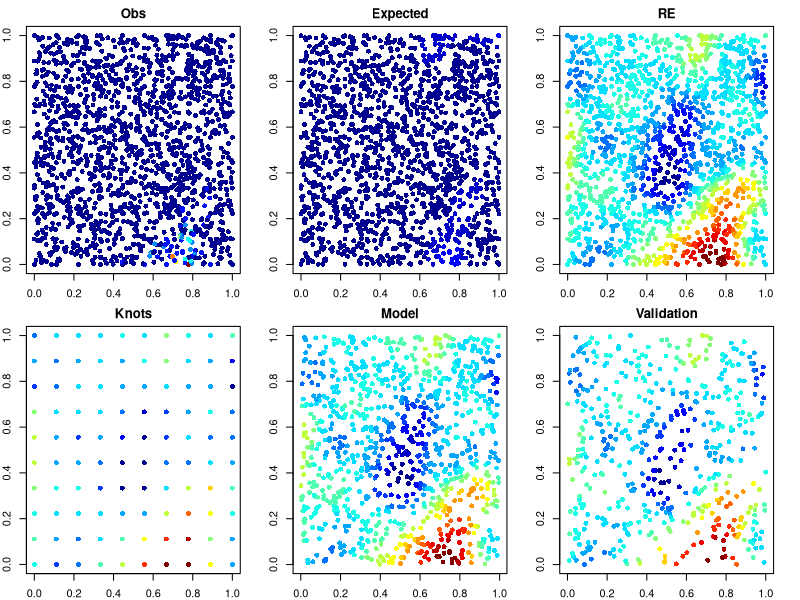
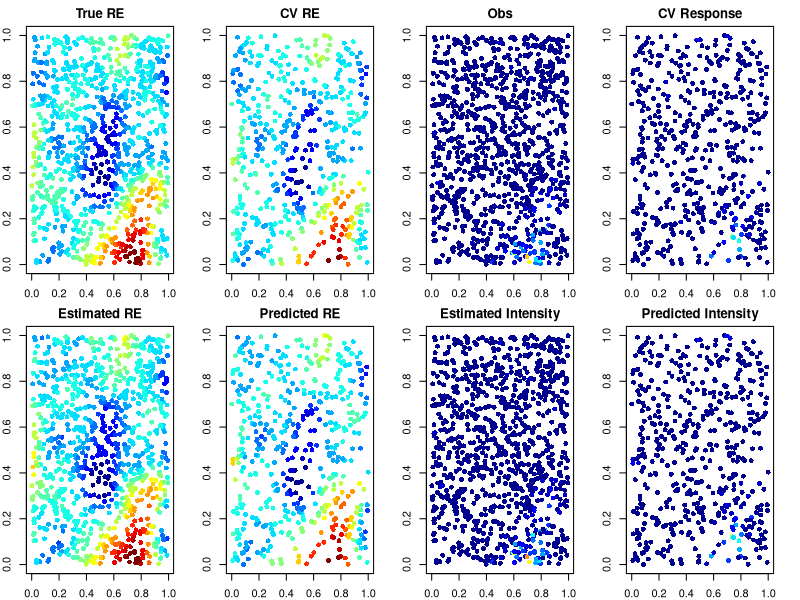

Write the R code that produced these figures, in order.
rm(list=ls())
library(fields);library(classInt);library(glmnet);#library(nimble)
plotRF <- function(dat,rangeDat,label,location,length.out=10){
  breaks <- seq(range(rangeDat,na.rm = TRUE)[1],
                range(rangeDat,na.rm = TRUE)[2],
                length.out=length.out)
  pal <- tim.colors(length(breaks)-1)
  fb <- classIntervals(dat, n = length(pal),
                       style = "fixed", fixedBreaks = breaks)
  col <- findColours(fb, pal)
  plot(x=location[,1],y=location[,2],col=col, pch=16,
       main=label)
}

# Basis functions representations
# Mod : data
# Rank : # of knots
# CV: for cross validation
set.seed(12345)
nRank <- 100; nMod <- 1000; nCV <- floor(nMod*0.5)
indRank <- 1:nRank ; indMod <- (nRank+1):(nRank+nMod) ; indCV <- (nRank+nMod+1):(nRank+nMod+nCV)
gridLocationRank <- as.matrix(expand.grid(seq(0,1,length.out = sqrt(nRank)),seq(0,1,length.out = sqrt(nRank))))
gridLocationMod <- cbind(runif(nMod),runif(nMod))
gridLocationCV <- cbind(runif(nCV),runif(nCV))

# spatial covariate 
XMat <- cbind(runif(nMod),runif(nMod))
XMatCV <- cbind(runif(nCV),runif(nCV))
XMatRank <- cbind(runif(nRank),runif(nRank))
XMatComplete <- rbind(XMatRank,XMat,XMatCV)

# Generate Data
phi <- 0.2; sigma2 <- 1; beta <- c(2,2)
gridLocationComplete <- rbind(gridLocationRank,gridLocationMod,gridLocationCV)
distMat <- as.matrix(rdist(gridLocationComplete))
covMat <- (1+(sqrt(5)*(distMat/phi))+((5*distMat^2)/(3*(phi^2))))*exp(-(sqrt(5)*(distMat/phi)))
# covMat<-exp(-(distMat/phi))
covMat <- sigma2*covMat
TSseed <- rnorm(nRank+nMod+nCV) # Matern type cov
w <- t(chol(covMat))%*%TSseed
z <- sapply(exp(w+XMatComplete%*%beta),rpois,n=1)
#z=pois(exp(w+Xb)), w~N(0,1)*MaternCov

# thin plate splinte basis
tpsMat <- (distMat[indMod,indRank]^2)*log(distMat[indMod,indRank])  
tpsMatCV <- (distMat[indCV,indRank]^2)*log(distMat[indCV,indRank])  

# design matrix
DesignMat <- cbind(XMat,tpsMat)
DesignMatCV <- cbind(XMatCV,tpsMatCV)


# Data plots
par(mfrow=c(2,3),mar=c(2,2,2,2))
plotRF(dat=z,rangeDat=z,label="Obs",location=gridLocationComplete,length.out=10)
plotRF(dat=exp(w+gridLocationComplete%*%beta),rangeDat=z,label="Expected",location=gridLocationComplete,length.out=20)
plotRF(dat=w,rangeDat=w,label="RE",location=gridLocationComplete,length.out=20)

plotRF(dat=w[indRank],rangeDat=w[indRank],label="Knots",location=gridLocationComplete[indRank,],length.out=20)
plotRF(dat=w[indMod],rangeDat=w[indMod],label="Model",location=gridLocationComplete[indMod,],length.out=20)
plotRF(dat=w[indCV],rangeDat=w[indCV],label="Validation",location=gridLocationComplete[indCV,],length.out=20)


##### Fitting GLM 100 seconds for 1000 points #####


# glm fits without penalties
glmfit <- glm(z[indMod]~ -1+DesignMat, family="poisson")
summary(glmfit)

par(mfrow=c(2,4))
plotRF(dat=w[indMod],rangeDat=w,label="True RE",location=gridLocationComplete[indMod,],length.out=20)
plotRF(dat=w[indCV],rangeDat=w,label="CV RE",location=gridLocationComplete[indCV,],length.out=20)
plotRF(dat=z[indMod],rangeDat=z,label="Obs",location=gridLocationComplete[indMod,],length.out=20)
plotRF(dat=z[indCV],rangeDat=z,label="CV Response",location=gridLocationComplete[indCV,],length.out=20)

plotRF(dat=as.numeric(cbind(tpsMat)%*%glmfit$coef[-c(1,2)]),rangeDat=w,label="Estimated RE",location=gridLocationComplete[indMod,],length.out=20)
plotRF(dat=as.numeric(cbind(tpsMatCV%*%glmfit$coef[-c(1,2)])),rangeDat=w,label="Predicted RE",location=gridLocationComplete[indCV,],length.out=20)
plotRF(dat=as.numeric(exp(DesignMat%*%glmfit$coef)),rangeDat=z,label="Estimated Intensity",location=gridLocationComplete[indMod,],length.out=20)
plotRF(dat=as.numeric(exp(DesignMatCV%*%glmfit$coef)),rangeDat=z,label="Predicted Intensity",location=gridLocationComplete[indCV,],length.out=20)
